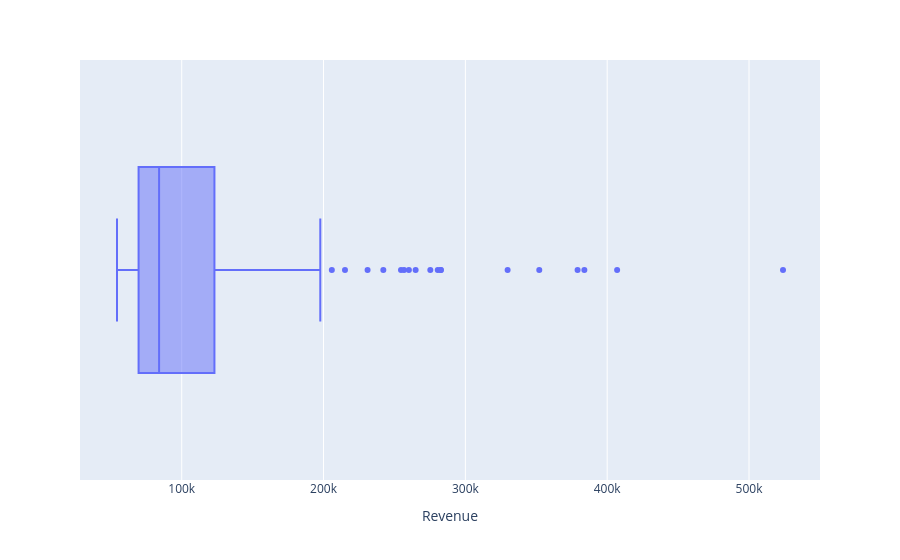

The code cell stored with this chart in its notebook:
### Markdown cell above
# Box (whisker)plots
Summarize a variable using quartile calculations
- Middle area represents interquartile range
- Top line = 3rd quartile (75th percentile)
- Bottom line = first quartile (25th percentile)
- Top/bottom bars = min/max, excluding outliers

### Code cell
fig = px.box(data_frame = revenues, x='Revenue')
fig.show()

### Figure 1 — Plotly figure (JSON) as saved in the notebook; plotly's stock layout.template omitted (floating-point values rounded to 4 significant figures; data arrays with more than 128 entries replaced by an {"elided": "..."} marker saying what was removed)
{"data": [{"alignmentgroup": "True", "hovertemplate": "Revenue=%{x}<extra></extra>", "legendgroup": "", "marker": {"color": "#636efa"}, "name": "", "notched": false, "offsetgroup": "", "orientation": "h", "showlegend": false, "type": "box", "x": {"elided": "200 float values"}, "x0": " ", "xaxis": "x", "y0": " ", "yaxis": "y"}], "layout": {"autosize": true, "boxmode": "group", "legend": {"tracegroupgap": 0}, "margin": {"t": 60}, "xaxis": {"anchor": "y", "autorange": true, "domain": [0, 1], "range": [28280.0, 550100.0], "title": {"text": "Revenue"}, "type": "linear"}, "yaxis": {"anchor": "x", "autorange": true, "domain": [0, 1], "range": [-0.5, 0.5], "type": "category"}}}
